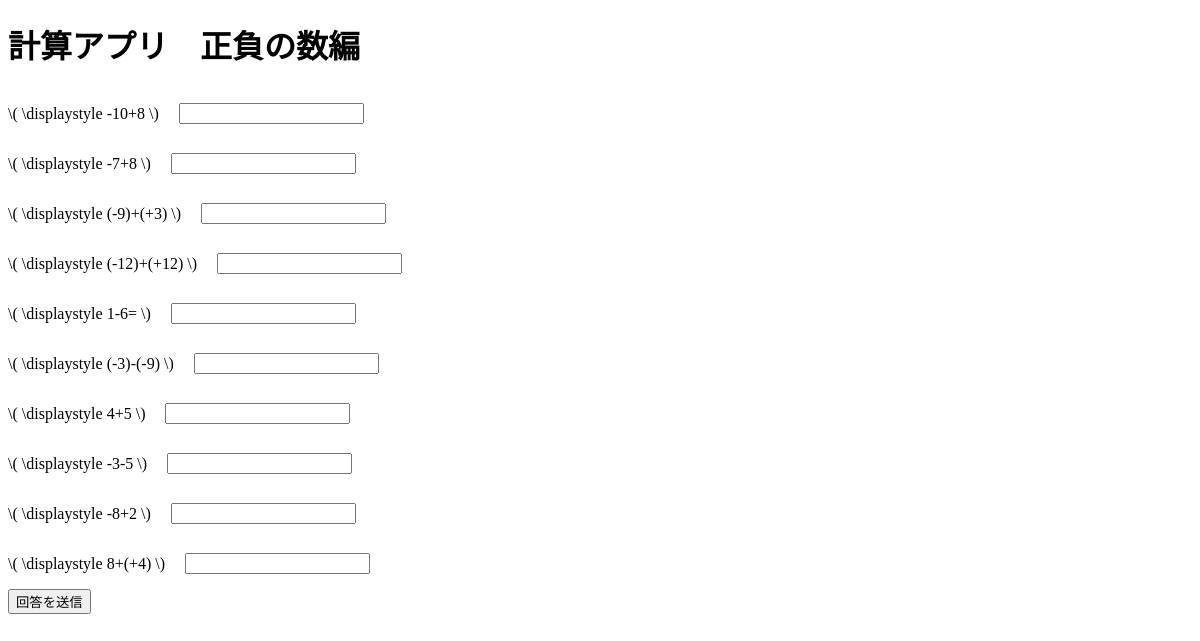
/, run on an earlier commit of the app's database.
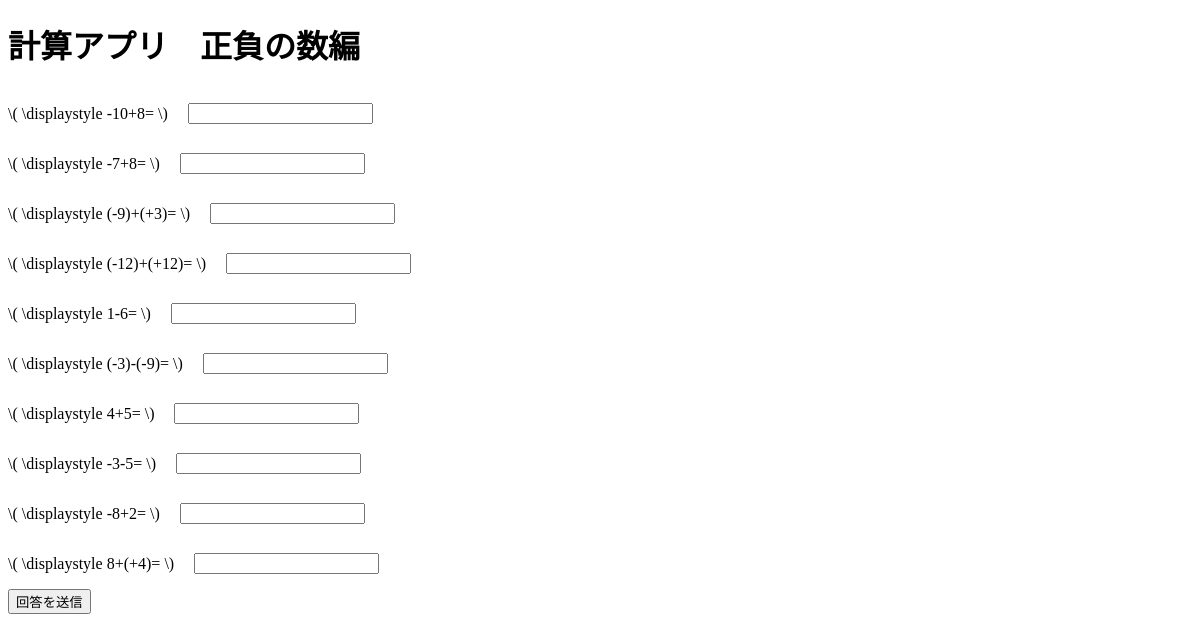
And on a later commit of the database.
### mathquiz/models.py (models this page shows, shortened)
class Question(models.Model):
    text = models.CharField(max_length=255)  # 問題文
    correct_answer = models.IntegerField()  # 正解の数値
    explanation = models.TextField()  # 解説文

### mathquiz/views.py (the view)
# urls.py: path('', views.quiz_view, name='quiz'),  # ルートURLでquiz_viewを表示
def quiz_view(request):
    if request.method == 'POST':  # POSTリクエスト（解答送信後）の場合
        score = 0  # 正解数の初期化
        wrong_questions = []  # 間違えた問題のリスト
        questions = []  # 全ての出題された問題を保持するリスト
        for i in range(10):
            user_answer = int(request.POST.get(f'answer_{i}'))  # ユーザーの解答を取得
            question_id = int(request.POST.get(f'question_id_{i}'))  # 問題のIDを取得
            question = Question.objects.get(id=question_id)  # 問題をデータベースから取得
            questions.append(question)  # 出題された問題をリストに追加
            if user_answer == question.correct_answer:  # 正解かどうかを判定
                score += 1
            else:
                wrong_questions.append(question)  # 間違えた場合、リストに追加
        incorrect_count = 10 - score  # 不正解数を計算
        return render(request, 'mathquiz/result.html', {
            'score': score,  # 正解数をテンプレートに渡す
            'questions': questions,  # 出題された全ての問題をテンプレートに渡す
            'wrong_questions': wrong_questions,
            'advice': get_advice(score)  # アドバイスもテンプレートに渡す  # 間違えた問題をテンプレートに渡す
        })
    else:  # GETリクエスト（クイズ開始時）の場合
        questions = list(Question.objects.all())  # すべての問題を取得
        selected_questions = random.sample(questions, 10)  # ランダムに10問選択
        return render(request, 'mathquiz/quiz.html', {'questions': selected_questions})  # クイズページを表示

### mathquiz/templates/mathquiz/quiz.html (shortened to what this page needs)
<!DOCTYPE html>
<html lang="ja">
<head>
</head>
<body>
    <h1>計算アプリ　正負の数編</h1>
    <form method="post">
        {% for question in questions %}
            <div style="display: flex; align-items: center;">
                <p style="outline: none; margin-right: 10px;">\( \displaystyle {{ question.text }} \)</p>
                <input type="number" name="answer_{{ forloop.counter0 }}" style="margin-left: 10px;">
            </div>
        {% endfor %}
        <button type="submit">回答を送信</button>
    </form>
</body>
</html>

What changed in the data, as far as the page shows it:
changed Question (number 1 of 10 on the later page): text "-10+8" → "-10+8="
changed Question (number 2 of 10 on the later page): text "-7+8" → "-7+8="
changed Question (number 3 of 10 on the later page): text "(-9)+(+3)" → "(-9)+(+3)="
changed Question (number 4 of 10 on the later page): text "(-12)+(+12)" → "(-12)+(+12)="
changed Question (number 6 of 10 on the later page): text "(-3)-(-9)" → "(-3)-(-9)="
changed Question (number 7 of 10 on the later page): text "4+5" → "4+5="
changed Question (number 8 of 10 on the later page): text "-3-5" → "-3-5="
changed Question (number 9 of 10 on the later page): text "-8+2" → "-8+2="
changed Question (number 10 of 10 on the later page): text "8+(+4)" → "8+(+4)="
